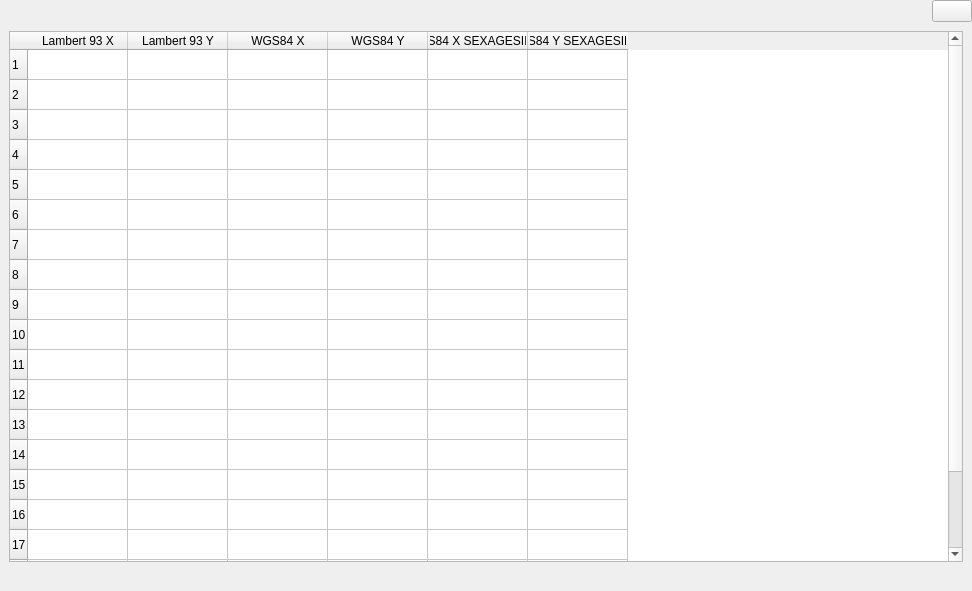
<?xml version="1.0" encoding="UTF-8"?>
<ui version="4.0">
 <class>Option</class>
 <widget class="QWidget" name="Option">
  <property name="geometry">
   <rect>
    <x>0</x>
    <y>0</y>
    <width>972</width>
    <height>591</height>
   </rect>
  </property>
  <layout class="QVBoxLayout" name="vlay_main">
   <property name="spacing">
    <number>0</number>
   </property>
   <property name="leftMargin">
    <number>0</number>
   </property>
   <property name="topMargin">
    <number>0</number>
   </property>
   <property name="rightMargin">
    <number>0</number>
   </property>
   <property name="bottomMargin">
    <number>0</number>
   </property>
   <item>
    <widget class="QFrame" name="fr_main">
     <property name="frameShape">
      <enum>QFrame::NoFrame</enum>
     </property>
     <property name="frameShadow">
      <enum>QFrame::Raised</enum>
     </property>
     <layout class="QVBoxLayout" name="verticalLayout_2">
      <property name="spacing">
       <number>0</number>
      </property>
      <property name="leftMargin">
       <number>0</number>
      </property>
      <property name="topMargin">
       <number>0</number>
      </property>
      <property name="rightMargin">
       <number>0</number>
      </property>
      <property name="bottomMargin">
       <number>0</number>
      </property>
      <item>
       <widget class="QFrame" name="fr_menu_top">
        <layout class="QHBoxLayout" name="hlay_menu_top">
         <property name="spacing">
          <number>0</number>
         </property>
         <property name="leftMargin">
          <number>0</number>
         </property>
         <property name="topMargin">
          <number>0</number>
         </property>
         <property name="rightMargin">
          <number>0</number>
         </property>
         <property name="bottomMargin">
          <number>0</number>
         </property>
         <item>
          <widget class="QLabel" name="lb_mt_ico"/>
         </item>
         <item>
          <spacer name="horizontalSpacer_2">
           <property name="orientation">
            <enum>Qt::Horizontal</enum>
           </property>
           <property name="sizeHint" stdset="0">
            <size>
             <width>40</width>
             <height>20</height>
            </size>
           </property>
          </spacer>
         </item>
         <item>
          <widget class="QLabel" name="lb_mt_nom"/>
         </item>
         <item>
          <spacer name="horizontalSpacer_1">
           <property name="orientation">
            <enum>Qt::Horizontal</enum>
           </property>
           <property name="sizeHint" stdset="0">
            <size>
             <width>40</width>
             <height>20</height>
            </size>
           </property>
          </spacer>
         </item>
         <item>
          <widget class="QPushButton" name="pb_mt_quitter"/>
         </item>
        </layout>
       </widget>
      </item>
      <item>
       <widget class="QFrame" name="fr_body">
        <layout class="QHBoxLayout" name="hlay_opt_body">
         <property name="spacing">
          <number>0</number>
         </property>
         <property name="leftMargin">
          <number>9</number>
         </property>
         <property name="rightMargin">
          <number>9</number>
         </property>
         <item>
          <widget class="QTableWidget" name="conversion">
           <row>
            <property name="text">
             <string>1</string>
            </property>
           </row>
           <row>
            <property name="text">
             <string>2</string>
            </property>
           </row>
           <row>
            <property name="text">
             <string>3</string>
            </property>
           </row>
           <row>
            <property name="text">
             <string>4</string>
            </property>
           </row>
           <row>
            <property name="text">
             <string>5</string>
            </property>
           </row>
           <row>
            <property name="text">
             <string>6</string>
            </property>
           </row>
           <row>
            <property name="text">
             <string>7</string>
            </property>
           </row>
           <row>
            <property name="text">
             <string>8</string>
            </property>
           </row>
           <row>
            <property name="text">
             <string>9</string>
            </property>
           </row>
           <row>
            <property name="text">
             <string>10</string>
            </property>
           </row>
           <row>
            <property name="text">
             <string>11</string>
            </property>
           </row>
           <row>
            <property name="text">
             <string>12</string>
            </property>
           </row>
           <row>
            <property name="text">
             <string>13</string>
            </property>
           </row>
           <row>
            <property name="text">
             <string>14</string>
            </property>
           </row>
           <row>
            <property name="text">
             <string>15</string>
            </property>
           </row>
           <row>
            <property name="text">
             <string>16</string>
            </property>
           </row>
           <row>
            <property name="text">
             <string>17</string>
            </property>
           </row>
           <row>
            <property name="text">
             <string>18</string>
            </property>
           </row>
           <row>
            <property name="text">
             <string>19</string>
            </property>
           </row>
           <row>
            <property name="text">
             <string>20</string>
            </property>
           </row>
           <column>
            <property name="text">
             <string>Lambert 93 X</string>
            </property>
           </column>
           <column>
            <property name="text">
             <string>Lambert 93 Y</string>
            </property>
           </column>
           <column>
            <property name="text">
             <string>WGS84 X</string>
            </property>
           </column>
           <column>
            <property name="text">
             <string>WGS84 Y</string>
            </property>
           </column>
           <column>
            <property name="text">
             <string>WGS84 X SEXAGESIMAL</string>
            </property>
           </column>
           <column>
            <property name="text">
             <string>WGS84 Y SEXAGESIMAL</string>
            </property>
           </column>
          </widget>
         </item>
        </layout>
       </widget>
      </item>
      <item>
       <widget class="QFrame" name="fr_menu_bottom">
        <property name="sizePolicy">
         <sizepolicy hsizetype="Preferred" vsizetype="Maximum">
          <horstretch>0</horstretch>
          <verstretch>0</verstretch>
         </sizepolicy>
        </property>
        <layout class="QHBoxLayout" name="hlay_menu_bottom">
         <property name="spacing">
          <number>0</number>
         </property>
         <property name="leftMargin">
          <number>0</number>
         </property>
         <property name="topMargin">
          <number>0</number>
         </property>
         <property name="rightMargin">
          <number>0</number>
         </property>
         <property name="bottomMargin">
          <number>0</number>
         </property>
         <item>
          <widget class="QLabel" name="lb_mb_version"/>
         </item>
         <item>
          <spacer name="horizontalSpacer_4">
           <property name="orientation">
            <enum>Qt::Horizontal</enum>
           </property>
           <property name="sizeHint" stdset="0">
            <size>
             <width>40</width>
             <height>20</height>
            </size>
           </property>
          </spacer>
         </item>
        </layout>
       </widget>
      </item>
     </layout>
    </widget>
   </item>
  </layout>
 </widget>
 <resources/>
 <connections/>
</ui>
